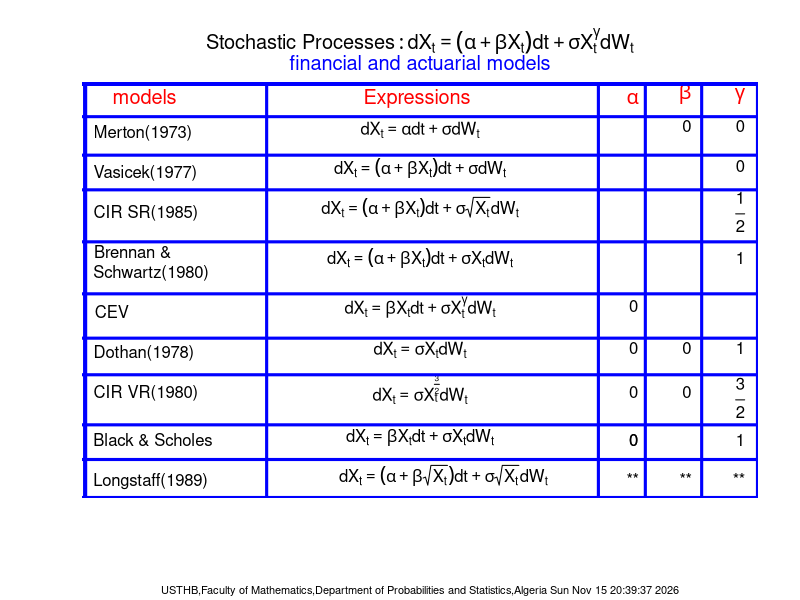

This figure's R source:
## 11/04/2010 03:08:42
## Guidoum Arsalane (PG-PS/USTHB)
## Stochastic Processes 
## Mathematical models


plot(0:20,0:20,type="n",xlab="",axes=F,ylab="",main=expression("Stochastic Processes":dX[t]==(alpha+beta*X[t])*dt+sigma*X[t]^gamma*dW[t]))
mtext("financial and actuarial models",line=0.4,cex=1.2,col="blue")
mtext("models",adj=0.05,line=-1.3,cex=1.2,col="red")
mtext("Expressions ",adj=0.5,line=-1.3,cex=1.2,col="red")
mtext(expression(alpha),adj=0.82,line=-1.3,cex=1.2,col="red")
mtext(expression(beta),adj=0.9,line=-1.3,cex=1.2,col="red")
mtext(expression(gamma),adj=0.98,line=-1.3,cex=1.2,col="red")
mtext("Merton(1973)",adj=0.02,line=-3,cex=1)
mtext("Vasicek(1977)",adj=0.02,line=-5,cex=1)
mtext("CIR SR(1985)",adj=0.02,line=-7,cex=1)
mtext("Brennan &",adj=0.02,line=-9,cex=1)
mtext("Schwartz(1980)",adj=0.02,line=-10,cex=1)
mtext("CEV",adj=0.02,line=-12,cex=1)
mtext("Dothan(1978)",adj=0.02,line=-14,cex=1)
mtext("CIR VR(1980)",adj=0.02,line=-16,cex=1)
mtext("Black & Scholes",adj=0.02,line=-18.4,cex=1)
mtext("Longstaff(1989)",adj=0.02,line=-20.4,cex=1)
mtext(expression(dX[t]==alpha*dt+sigma*dW[t]),line=-3,adj=0.5,cex=1)
mtext(expression(dX[t]==(alpha+beta*X[t])*dt+sigma*dW[t]),line=-5,adj=0.5,cex=1)
mtext(expression(dX[t]==(alpha+beta*X[t])*dt+sigma*sqrt(X[t])*dW[t]),line=-7,adj=0.5,cex=1)
mtext(expression(dX[t]==(alpha+beta*X[t])*dt+sigma*X[t]*dW[t]),line=-9.5,adj=0.5,cex=1)
mtext(expression(dX[t]==beta*X[t]*dt+sigma*X[t]^gamma*dW[t]),line=-12,adj=0.5,cex=1)
mtext(expression(dX[t]==sigma*X[t]*dW[t]),line=-14,adj=0.5,cex=1)
mtext(expression(dX[t]==sigma*X[t]^frac(3,2)*dW[t]),line=-16.3,adj=0.5,cex=1)
mtext(expression(dX[t]==beta*X[t]*dt+sigma*X[t]*dW[t]),line=-18.4,adj=0.5,cex=1)
mtext(expression(dX[t]==(alpha+beta*sqrt(X[t]))*dt+sigma*sqrt(X[t])*dW[t]),line=-20.4,adj=0.55,cex=1)
mtext(expression(0),adj=0.9,line=-2.7,cex=1)
mtext(expression(0),adj=0.98,line=-2.7,cex=1)
mtext(expression(0),adj=0.98,line=-4.7,cex=1)
mtext(expression(frac(1,2)),adj=0.98,line=-7.7,cex=1)
mtext(expression(1),adj=0.98,line=-9.3,cex=1)
mtext(expression(0),adj=0.82,line=-11.7,cex=1)
mtext(expression(0),adj=0.82,line=-13.8,cex=1)
mtext(expression(0),adj=0.9,line=-13.8,cex=1)
mtext(expression(1),adj=0.98,line=-13.8,cex=1)
mtext(expression(0),adj=0.82,line=-16,cex=1)
mtext(expression(0),adj=0.9,line=-16,cex=1)
mtext(expression(frac(3,2)),adj=0.98,line=-17,cex=1)
mtext(expression(0),adj=0.82,line=-18.4,cex=1)
mtext(expression(0),adj=0.82,line=-18.4,cex=1)
mtext(expression(1),adj=0.98,line=-18.4,cex=1)
mtext("**",adj=0.9,line=-20.4,cex=1)
mtext("**",adj=0.98,line=-20.4,cex=1)
mtext("**",adj=0.82,line=-20.4,cex=1)
abline(v=-0.7,col="blue",lwd=4)
abline(h=-0.8,col="blue",lwd=4)
abline(h=20.7,col="blue",lwd=4)
abline(v=20.8,col="blue",lwd=4)
abline(v=5.1,col="blue",lwd=3)
abline(v=15.7,col="blue",lwd=3)
abline(h=19,col="blue",lwd=3)
abline(v=17.2,col="blue",lwd=3)
abline(v=19,col="blue",lwd=3)
abline(h=17,col="blue",lwd=3)
abline(h=15.2,col="blue",lwd=3)
abline(h=12.5,col="blue",lwd=3)
abline(h=9.8,col="blue",lwd=3)
abline(h=7.5,col="blue",lwd=3)
abline(h=5.6,col="blue",lwd=3)
abline(h=3.0,col="blue",lwd=3)
abline(h=1.2,col="blue",lwd=3)
mtext(paste("USTHB,Faculty of Mathematics,Department of Probabilities and Statistics,Algeria",date()),
      side = 1, line = 4, adj = 0.5, cex = .66)
